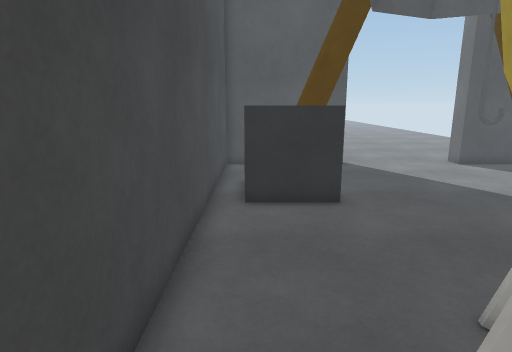
view 1 (above)

15 first-person views from a walk through a Unity game level. The camera is 1.5 m above the floor, tilts 12° down and sees 75° across. The floor is counted in squares, 0.5 m on a side. Each view is taken from the middle of a square. On the plan, view 1 faces up. The plan holds only what a view shows up to about 20 squares ahead; the rest is blank. The place goes on beyond the plan. Surface patterns are stand-ins for the level's own textures.

view 2
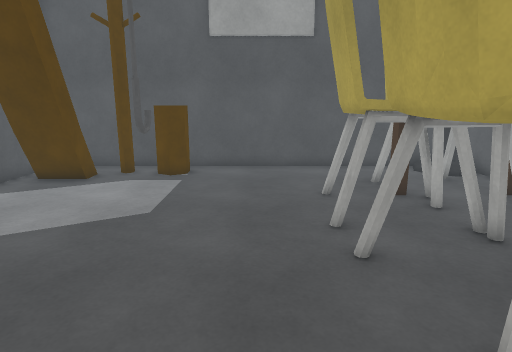

view 3
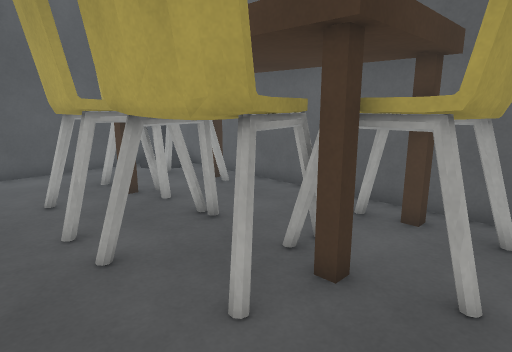

view 4
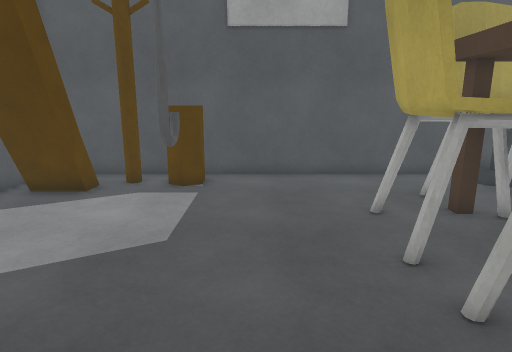

view 5
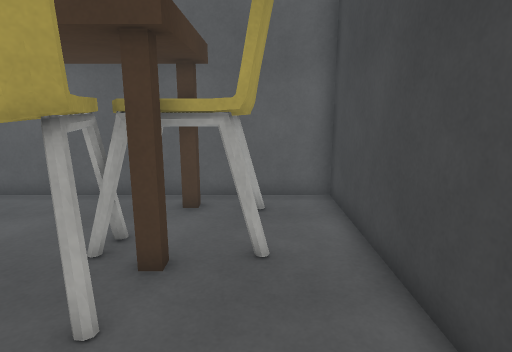

view 6
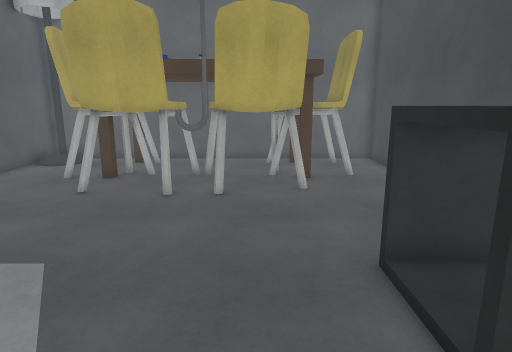

view 7
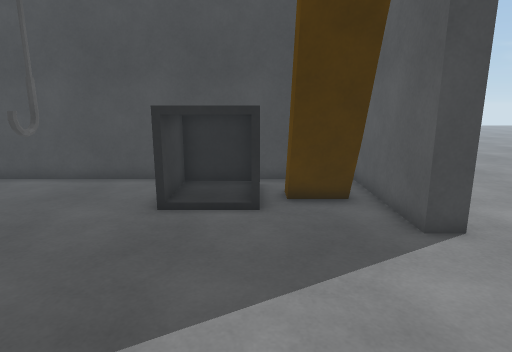

view 8
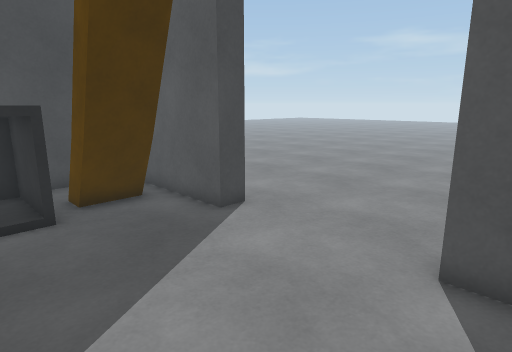

view 9
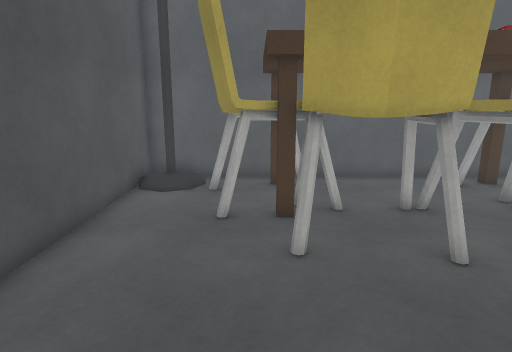

view 10
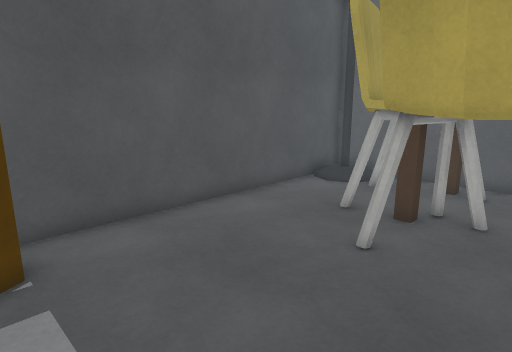

view 11
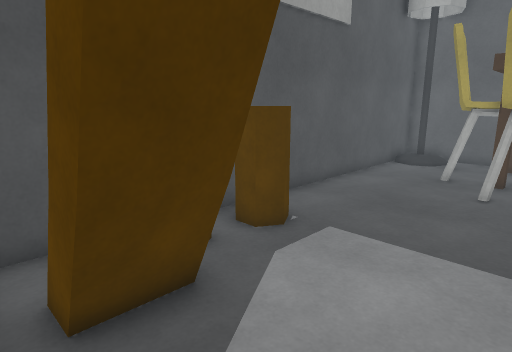

view 12
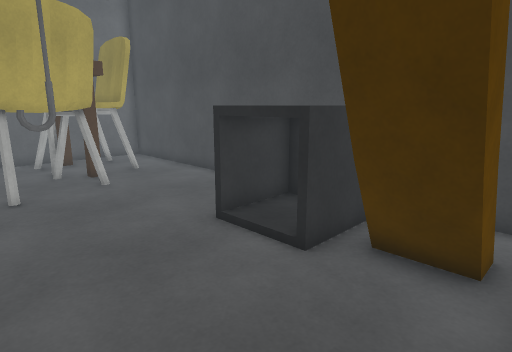

view 13
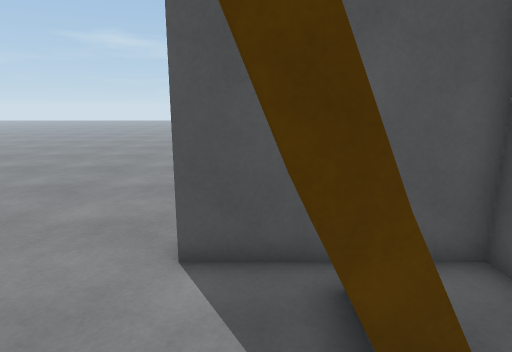

view 14
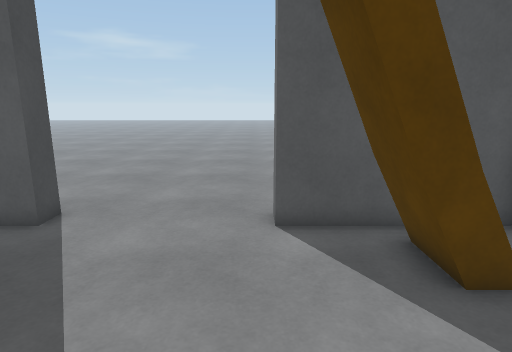

view 15
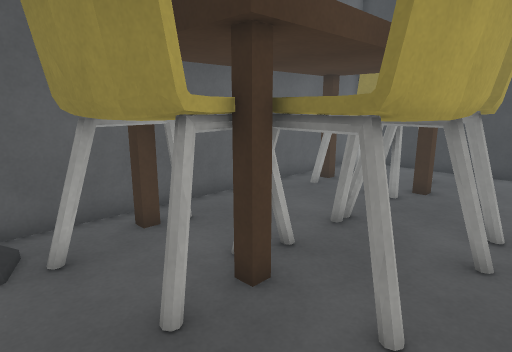

### Floor plan
Key: @ floor where view 1 was taken; # wall or solid block; . main floor; : floor 0.25 m higher than the main floor; = window, fence, low wall or low ledge; ^ raised ledge; U umbrella; C chair; T table; L lamp.
Columns run from 2 left of view 1 to 16 right of it. Each row starts with its distance up from view 1.
 18       #..... #
 17 #######.....#######
 16 #..=##........##=.#
 15 #.  ##........##=.#
 14 #..=##........##=.#
 13 #.^^^............##
 12 #.^ ^.............#
 11 # ^ ^...........###
 10 # ^^^...........#=#
  9 # ......UU........#
  8 #.................#
  7 #.................#
  6 #.................#
  5 #.......C.CCC.....#
  4 #....CCCCCCCCC....#
  3 #.....C CCC CC....#
  2 #..CCTC CCC CTCC..#
  1 #..CCCC ....CCCC..#
  0 #.@CC  .....   C..#
 -1 # .CC C.....CCCC.:#
 -2  #...T.......T...L#
 -3  ##################

Positions as (right, up) in squares from view 1, and headings:
1: (0, 0), facing up
2: (0, 7), facing right
3: (0, 7), facing down-right
4: (2, 8), facing right
5: (1, 8), facing down
6: (5, 16), facing down
7: (12, 13), facing left
8: (12, 11), facing up-left
9: (12, 11), facing down
10: (8, 11), facing down-right
11: (9, 17), facing down-right
12: (8, 17), facing down-left
13: (12, 11), facing up
14: (10, 9), facing up
15: (15, 6), facing down-left
